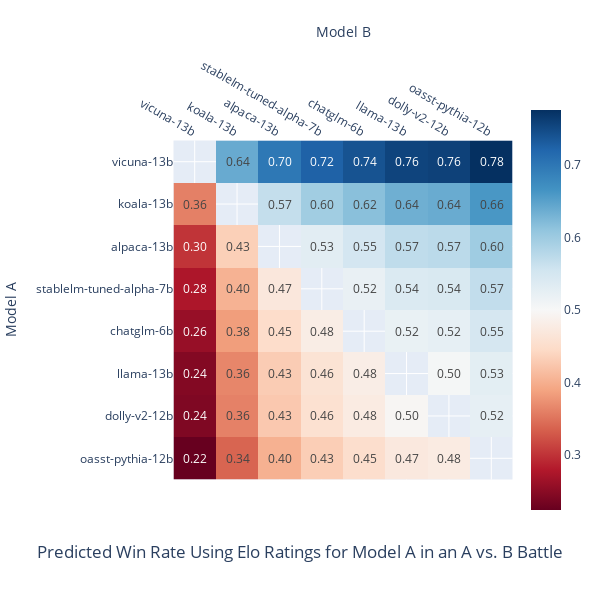

The code cell stored with this chart in its notebook:
### Code cell
win_rate = predict_win_rate(elo_ratings)
ordered_models = win_rate.mean(axis=1).sort_values(ascending=False).index
fig = px.imshow(win_rate.loc[ordered_models, ordered_models],
                color_continuous_scale='RdBu', text_auto=".2f",
                title="Predicted Win Rate Using Elo Ratings for Model A in an A vs. B Battle")
fig.update_layout(xaxis_title="Model B",
                  yaxis_title="Model A",
                  xaxis_side="top", height=600, width=600,
                  title_y=0.07, title_x=0.5)
fig.update_traces(hovertemplate=
                  "Model A: %{y}<br>Model B: %{x}<br>Win Rate: %{z}<extra></extra>")
fig

### Figure 1 — Plotly figure (JSON) as saved in the notebook; plotly's stock layout.template omitted (floating-point values rounded to 4 significant figures)
{"data": [{"coloraxis": "coloraxis", "hovertemplate": "Model A: %{y}<br>Model B: %{x}<br>Win Rate: %{z}<extra></extra>", "name": "0", "texttemplate": "%{z:.2f}", "type": "heatmap", "x": ["vicuna-13b", "koala-13b", "alpaca-13b", "stablelm-tuned-alpha-7b", "chatglm-6b", "llama-13b", "dolly-v2-12b", "oasst-pythia-12b"], "xaxis": "x", "y": ["vicuna-13b", "koala-13b", "alpaca-13b", "stablelm-tuned-alpha-7b", "chatglm-6b", "llama-13b", "dolly-v2-12b", "oasst-pythia-12b"], "yaxis": "y", "z": [[null, 0.6399, 0.6994, 0.7249, 0.7408, 0.7557, 0.7588, 0.7764], [0.3601, null, 0.5669, 0.5971, 0.6165, 0.6351, 0.6391, 0.6615], [0.3006, 0.4331, null, 0.531, 0.5512, 0.5708, 0.5749, 0.5988], [0.2751, 0.4029, 0.469, null, 0.5203, 0.5401, 0.5443, 0.5686], [0.2592, 0.3835, 0.4488, 0.4797, null, 0.5199, 0.5241, 0.5486], [0.2443, 0.3649, 0.4292, 0.4599, 0.4801, null, 0.5042, 0.5288], [0.2412, 0.3609, 0.4251, 0.4557, 0.4759, 0.4958, null, 0.5246], [0.2236, 0.3385, 0.4012, 0.4314, 0.4514, 0.4712, 0.4754, null]]}], "layout": {"coloraxis": {"colorscale": [[0, "rgb(103,0,31)"], [0.1, "rgb(178,24,43)"], [0.2, "rgb(214,96,77)"], [0.3, "rgb(244,165,130)"], [0.4, "rgb(253,219,199)"], [0.5, "rgb(247,247,247)"], [0.6, "rgb(209,229,240)"], [0.7, "rgb(146,197,222)"], [0.8, "rgb(67,147,195)"], [0.9, "rgb(33,102,172)"], [1, "rgb(5,48,97)"]]}, "height": 600, "title": {"text": "Predicted Win Rate Using Elo Ratings for Model A in an A vs. B Battle", "x": 0.5, "y": 0.07}, "width": 600, "xaxis": {"anchor": "y", "constrain": "domain", "domain": [0, 1], "scaleanchor": "y", "side": "top", "title": {"text": "Model B"}}, "yaxis": {"anchor": "x", "autorange": "reversed", "constrain": "domain", "domain": [0, 1], "title": {"text": "Model A"}}}}
